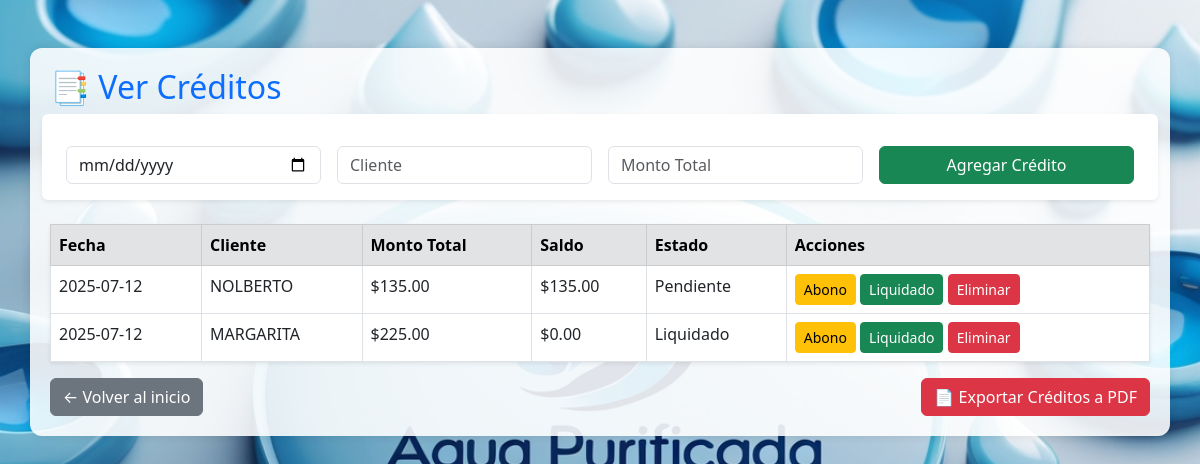
Page /creditos on the committed database.
### tables this page shows
CREATE TABLE creditos (
                    id INTEGER PRIMARY KEY AUTOINCREMENT,
                    fecha TEXT,
                    cliente TEXT,
                    monto_total REAL,
                    saldo REAL,
                    estado TEXT);

### app.py (the view)
@app.route('/creditos')
def ver_creditos():
    conn = sqlite3.connect('azul.db')
    c = conn.cursor()
    c.execute("SELECT * FROM creditos")
    creditos = c.fetchall()
    conn.close()
    return render_template('creditos.html', creditos=creditos)

### templates/creditos.html (shortened to what this page needs)
<!DOCTYPE html>
<html lang="es">
<head>
    <link href="https://cdn.jsdelivr.net/npm/bootstrap@5.3.0/dist/css/bootstrap.min.css" rel="stylesheet">
</head>
<body>
<div class="container mt-5 fondo-opaco">
    <h2 class="text-primary mb-4">📑 Ver Créditos</h2>
    <form action="/agregar_credito" method="POST" class="row g-3 bg-white p-3 rounded shadow-sm mb-4">
        <div class="col-md-3">
            <input type="date" name="fecha" class="form-control" required>
        </div>
        <div class="col-md-3">
            <input type="text" name="cliente" class="form-control" placeholder="Cliente" required>
        </div>
        <div class="col-md-3">
            <input type="number" step="0.01" name="monto" class="form-control" placeholder="Monto Total" required>
        </div>
        <div class="col-md-3">
            <button type="submit" class="btn btn-success w-100">Agregar Crédito</button>
        </div>
    </form>
    <table class="table table-bordered shadow-sm">
        <thead class="table-secondary">
            <tr>
                <th>Fecha</th>
                <th>Cliente</th>
                <th>Monto Total</th>
                <th>Saldo</th>
                <th>Estado</th>
                <th>Acciones</th>
            </tr>
        </thead>
        <tbody>
            {% for c in creditos %}
            <tr>
                <td>{{ c[1] }}</td>
                <td>{{ c[2] }}</td>
                <td>${{ '%.2f'|format(c[3]) }}</td>
                <td>${{ '%.2f'|format(c[4]) }}</td>
                <td>{{ c[5] }}</td>
                <td>
                    <a href="/abono_credito/{{ c[0] }}" class="btn btn-sm btn-warning">Abono</a>
                    <a href="/liquidar_credito/{{ c[0] }}" class="btn btn-sm btn-success">Liquidado</a>
                    <a href="{{ url_for('eliminar_credito', id=c[0]) }}" class="btn btn-sm btn-danger" onclick="return confirm('¿Eliminar este crédito?')">Eliminar</a>
                </td>
            </tr>
            {% endfor %}
        </tbody>
    </table>
    <div class="d-flex justify-content-between mt-3">
    <a href="/" class="btn btn-secondary">← Volver al inicio</a>
    <a href="{{ url_for('exportar_creditos') }}" class="btn btn-danger">📄 Exportar Créditos a PDF</a>
</div>
</div>
</body>
</html>

### rows in the picture
creditos: fecha "2025-07-12", cliente "NOLBERTO", monto_total "135.00", saldo "135.00", estado "Pendiente"
creditos: fecha "2025-07-12", cliente "MARGARITA", monto_total "225.00", saldo "0.00", estado "Liquidado"
